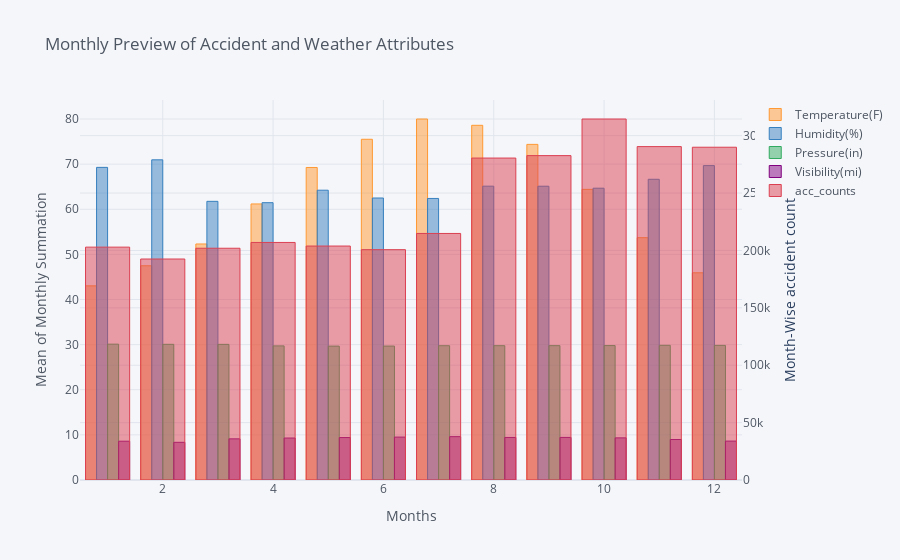

Notebook source saved alongside this figure:
### Code cell
m_m.iloc[:,[3,4,5,6,10]].iplot(kind="bar", title = "Monthly Preview of Accident and Weather Attributes", xTitle="Months",
         yTitle="Mean of Monthly Summation", secondary_y="acc_counts",secondary_y_title="Month-Wise accident count",
         opacity=0.5)

### Figure 1 — Plotly figure (JSON) as saved in the notebook; plotly's stock layout.template omitted (floating-point values rounded to 4 significant figures)
{"data": [{"marker": {"color": "rgba(255, 153, 51, 0.5)", "line": {"color": "rgba(255, 153, 51, 1.0)", "width": 1}}, "name": "Temperature(F)", "orientation": "v", "text": "", "type": "bar", "x": [1, 2, 4, 5, 6, 7, 8, 10, 11, 12, 3, 9], "y": [43.02, 47.48, 61.18, 69.26, 75.51, 80.0, 78.6, 64.4, 53.7, 45.92, 52.31, 74.38]}, {"marker": {"color": "rgba(55, 128, 191, 0.5)", "line": {"color": "rgba(55, 128, 191, 1.0)", "width": 1}}, "name": "Humidity(%)", "orientation": "v", "text": "", "type": "bar", "x": [1, 2, 4, 5, 6, 7, 8, 10, 11, 12, 3, 9], "y": [69.29, 70.96, 61.46, 64.22, 62.49, 62.4, 65.12, 64.67, 66.64, 69.67, 61.76, 65.11]}, {"marker": {"color": "rgba(50, 171, 96, 0.5)", "line": {"color": "rgba(50, 171, 96, 1.0)", "width": 1}}, "name": "Pressure(in)", "orientation": "v", "text": "", "type": "bar", "x": [1, 2, 4, 5, 6, 7, 8, 10, 11, 12, 3, 9], "y": [30.1, 30.07, 29.72, 29.67, 29.68, 29.76, 29.77, 29.79, 29.85, 29.83, 30.06, 29.77]}, {"marker": {"color": "rgba(128, 0, 128, 0.5)", "line": {"color": "rgba(128, 0, 128, 1.0)", "width": 1}}, "name": "Visibility(mi)", "orientation": "v", "text": "", "type": "bar", "x": [1, 2, 4, 5, 6, 7, 8, 10, 11, 12, 3, 9], "y": [8.596, 8.35, 9.302, 9.408, 9.513, 9.605, 9.434, 9.339, 8.973, 8.626, 9.12, 9.442]}, {"marker": {"color": "rgba(219, 64, 82, 0.5)", "line": {"color": "rgba(219, 64, 82, 1.0)", "width": 1}}, "name": "acc_counts", "orientation": "v", "text": "", "type": "bar", "x": [1, 2, 4, 5, 6, 7, 8, 10, 11, 12, 3, 9], "xaxis": "x", "y": [202886, 192535, 206977, 203836, 200675, 214800, 280493, 314521, 290472, 289926, 201921, 282616], "yaxis": "y2"}], "layout": {"legend": {"bgcolor": "#F5F6F9", "font": {"color": "#4D5663"}}, "paper_bgcolor": "#F5F6F9", "plot_bgcolor": "#F5F6F9", "title": {"font": {"color": "#4D5663"}, "text": "Monthly Preview of Accident and Weather Attributes"}, "xaxis": {"gridcolor": "#E1E5ED", "showgrid": true, "tickfont": {"color": "#4D5663"}, "title": {"font": {"color": "#4D5663"}, "text": "Months"}, "zerolinecolor": "#E1E5ED"}, "yaxis": {"gridcolor": "#E1E5ED", "showgrid": true, "tickfont": {"color": "#4D5663"}, "title": {"font": {"color": "#4D5663"}, "text": "Mean of Monthly Summation"}, "zerolinecolor": "#E1E5ED"}, "yaxis2": {"anchor": "x", "gridcolor": "#E1E5ED", "overlaying": "y", "showgrid": true, "side": "right", "tickfont": {"color": "#4D5663"}, "title": {"text": "Month-Wise accident count"}, "zerolinecolor": "#E1E5ED"}}}
